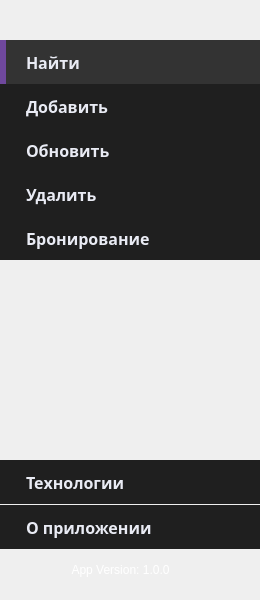
   <widget class="QWidget" name="leftWidget" native="true">
    <property name="geometry">
     <rect>
      <x>0</x>
      <y>0</y>
      <width>260</width>
      <height>600</height>
     </rect>
    </property>
    <property name="styleSheet">
     <string notr="true">#leftWidget
{
	width:260px;
	background:#1F1F1F;
	border-top-left-radius: 16px;
	border-bottom-left-radius: 16px;
}</string>
    </property>
    <widget class="QPushButton" name="searchButton">
     <property name="geometry">
      <rect>
       <x>0</x>
       <y>40</y>
       <width>260</width>
       <height>44</height>
      </rect>
     </property>
     <property name="font">
      <font>
       <family>Segoe UI Black</family>
       <pointsize>12</pointsize>
       <bold>true</bold>
      </font>
     </property>
     <property name="styleSheet">
      <string notr="true">#searchButton
{
	text-align:left;
	padding-left:20px;
	border:none;
	border-left:6px solid #6f489d;
	color:rgb(233, 235, 244);	
	background:#333333;
}

#searchButton:hover
{
	text-align:left;
	border:none;
	border-left:6px solid #6f489d;
	color:rgb(233, 235, 244);	
	background:#333;
}</string>
     </property>
     <property name="text">
      <string>Найти </string>
     </property>
     <property name="icon">
      <iconset resource="resources.qrc">
       <normaloff>:/Imagine/imagine/icons8_Find_User_Male_50px.png</normaloff>:/Imagine/imagine/icons8_Find_User_Male_50px.png</iconset>
     </property>
     <property name="iconSize">
      <size>
       <width>32</width>
       <height>32</height>
      </size>
     </property>
    </widget>
    <widget class="QPushButton" name="aboutButton">
     <property name="geometry">
      <rect>
       <x>0</x>
       <y>505</y>
       <width>260</width>
       <height>44</height>
      </rect>
     </property>
     <property name="font">
      <font>
       <family>Segoe UI Black</family>
       <pointsize>12</pointsize>
       <bold>true</bold>
      </font>
     </property>
     <property name="styleSheet">
      <string notr="true">#aboutButton
{
	text-align:left;
	padding-left:26px;
	border:none;	
	color:rgb(233, 235, 244);	
	background:#1F1F1F;
}
#aboutButton:hover
{
	text-align:left;
	padding-left:30px;	
	border:none;	
	color:rgb(233, 235, 244);	
	background:#333333;
}</string>
     </property>
     <property name="text">
      <string>О приложении</string>
     </property>
     <property name="icon">
      <iconset resource="resources.qrc">
       <normaloff>:/Imagine/imagine/icons8_Money_50px_1.png</normaloff>:/Imagine/imagine/icons8_Money_50px_1.png</iconset>
     </property>
     <property name="iconSize">
      <size>
       <width>32</width>
       <height>32</height>
      </size>
     </property>
    </widget>
    <widget class="QPushButton" name="addGstButton">
     <property name="geometry">
      <rect>
       <x>0</x>
       <y>84</y>
       <width>260</width>
       <height>44</height>
      </rect>
     </property>
     <property name="font">
      <font>
       <family>Segoe UI Black</family>
       <pointsize>12</pointsize>
       <bold>true</bold>
      </font>
     </property>
     <property name="styleSheet">
      <string notr="true">#addGstButton
{
	text-align:left;
	padding-left:26px;
	border:none;	
	color:rgb(233, 235, 244);	
	background:#1F1F1F;
}
#addGstButton:hover
{
	text-align:left;
	padding-left:30px;
	border:none;	
	color:rgb(233, 235, 244);	
	background:#333;
}</string>
     </property>
     <property name="text">
      <string>Добавить </string>
     </property>
     <property name="icon">
      <iconset resource="resources.qrc">
       <normaloff>:/Imagine/imagine/icons8_Add_User_Male_50px.png</normaloff>:/Imagine/imagine/icons8_Add_User_Male_50px.png</iconset>
     </property>
     <property name="iconSize">
      <size>
       <width>32</width>
       <height>32</height>
      </size>
     </property>
    </widget>
    <widget class="QPushButton" name="updateGstButton">
     <property name="geometry">
      <rect>
       <x>0</x>
       <y>128</y>
       <width>260</width>
       <height>44</height>
      </rect>
     </property>
     <property name="font">
      <font>
       <family>Segoe UI Black</family>
       <pointsize>12</pointsize>
       <bold>true</bold>
      </font>
     </property>
     <property name="styleSheet">
      <string notr="true">#updateGstButton
{
	text-align:left;
	padding-left:26px;
	border:none;	
	color:rgb(233, 235, 244);	
	background:#1F1F1F;
}
#updateGstButton:hover
{
	text-align:left;
	padding-left:30px;
	border:none;	
	color:rgb(233, 235, 244);	
	background:#333;
}</string>
     </property>
     <property name="text">
      <string>Обновить</string>
     </property>
     <property name="icon">
      <iconset resource="resources.qrc">
       <normaloff>:/Imagine/imagine/icons8_Registration_50px.png</normaloff>:/Imagine/imagine/icons8_Registration_50px.png</iconset>
     </property>
     <property name="iconSize">
      <size>
       <width>32</width>
       <height>32</height>
      </size>
     </property>
    </widget>
    <widget class="QPushButton" name="deleteGstButton">
     <property name="geometry">
      <rect>
       <x>0</x>
       <y>172</y>
       <width>261</width>
       <height>44</height>
      </rect>
     </property>
     <property name="font">
      <font>
       <family>Segoe UI Black</family>
       <pointsize>12</pointsize>
       <bold>true</bold>
      </font>
     </property>
     <property name="styleSheet">
      <string notr="true">#deleteGstButton
{
	text-align:left;
	padding-left:26px;
	border:none;	
	color:rgb(233, 235, 244);	
	background:#1F1F1F;
}
#deleteGstButton:hover
{
	text-align:left;
	padding-left:30px;
	border:none;	
	color:rgb(233, 235, 244);	
	background:#333;
}</string>
     </property>
     <property name="text">
      <string>Удалить</string>
     </property>
     <property name="icon">
      <iconset resource="resources.qrc">
       <normaloff>:/Imagine/imagine/icons8_Remove_User_Male_50px.png</normaloff>:/Imagine/imagine/icons8_Remove_User_Male_50px.png</iconset>
     </property>
     <property name="iconSize">
      <size>
       <width>32</width>
       <height>32</height>
      </size>
     </property>
    </widget>
    <widget class="QPushButton" name="techButton">
     <property name="geometry">
      <rect>
       <x>0</x>
       <y>460</y>
       <width>261</width>
       <height>44</height>
      </rect>
     </property>
     <property name="font">
      <font>
       <family>Segoe UI Black</family>
       <pointsize>12</pointsize>
       <bold>true</bold>
      </font>
     </property>
     <property name="styleSheet">
      <string notr="true">#techButton
{
	text-align:left;
	padding-left:26px;
	border:none;	
	color:rgb(233, 235, 244);	
	background:#1F1F1F;
}
#techButton:hover
{
	text-align:left;
	padding-left:30px;	
	border:none;	
	color:rgb(233, 235, 244);	
	background:#333333;
}</string>
     </property>
     <property name="text">
      <string>Технологии</string>
     </property>
     <property name="icon">
      <iconset resource="resources.qrc">
       <normaloff>:/Imagine/imagine/icons8_Hand_50px.png</normaloff>:/Imagine/imagine/icons8_Hand_50px.png</iconset>
     </property>
     <property name="iconSize">
      <size>
       <width>32</width>
       <height>32</height>
      </size>
     </property>
    </widget>
    <widget class="QLabel" name="label_9">
     <property name="geometry">
      <rect>
       <x>70</x>
       <y>560</y>
       <width>101</width>
       <height>21</height>
      </rect>
     </property>
     <property name="text">
      <string>&lt;html&gt;&lt;head/&gt;&lt;body&gt;&lt;p align=&quot;center&quot;&gt;&lt;span style=&quot; color:#ffffff;&quot;&gt;App Version: 1.0.0&lt;/span&gt;&lt;/p&gt;&lt;/body&gt;&lt;/html&gt;</string>
     </property>
    </widget>
    <widget class="QPushButton" name="bookingButton">
     <property name="geometry">
      <rect>
       <x>0</x>
       <y>216</y>
       <width>261</width>
       <height>44</height>
      </rect>
     </property>
     <property name="font">
      <font>
       <family>Segoe UI Black</family>
       <pointsize>12</pointsize>
       <bold>true</bold>
      </font>
     </property>
     <property name="styleSheet">
      <string notr="true">#bookingButton
{
	text-align:left;
	padding-left:26px;
	border:none;	
	color:rgb(233, 235, 244);	
	background:#1F1F1F;
}
#bookingButton:hover
{
	text-align:left;
	padding-left:30px;
	border:none;	
	color:rgb(233, 235, 244);	
	background:#333;
}</string>
     </property>
     <property name="text">
      <string>Бронирование</string>
     </property>
     <property name="icon">
      <iconset resource="resources.qrc">
       <normaloff>:/Imagine/imagine/booking-icon.png</normaloff>:/Imagine/imagine/booking-icon.png</iconset>
     </property>
     <property name="iconSize">
      <size>
       <width>32</width>
       <height>32</height>
      </size>
     </property>
    </widget>
   </widget>
